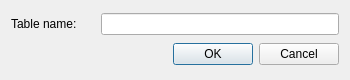
<?xml version="1.0" encoding="UTF-8"?>
<ui version="4.0">
 <class>TableNameDialog</class>
 <widget class="QDialog" name="TableNameDialog">
  <property name="geometry">
   <rect>
    <x>0</x>
    <y>0</y>
    <width>350</width>
    <height>80</height>
   </rect>
  </property>
  <property name="minimumSize">
   <size>
    <width>350</width>
    <height>80</height>
   </size>
  </property>
  <property name="maximumSize">
   <size>
    <width>16777215</width>
    <height>80</height>
   </size>
  </property>
  <property name="windowTitle">
   <string>New database name</string>
  </property>
  <layout class="QVBoxLayout" name="verticalLayout">
   <item>
    <layout class="QHBoxLayout" name="horizontalLayout">
     <property name="spacing">
      <number>24</number>
     </property>
     <item>
      <widget class="QLabel" name="labelNewName">
       <property name="text">
        <string>Table name:</string>
       </property>
      </widget>
     </item>
     <item>
      <widget class="QLineEdit" name="lineEdNewName"/>
     </item>
    </layout>
   </item>
   <item>
    <widget class="QDialogButtonBox" name="buttonBox">
     <property name="standardButtons">
      <set>QDialogButtonBox::Cancel|QDialogButtonBox::Ok</set>
     </property>
    </widget>
   </item>
  </layout>
 </widget>
 <resources/>
 <connections/>
</ui>
